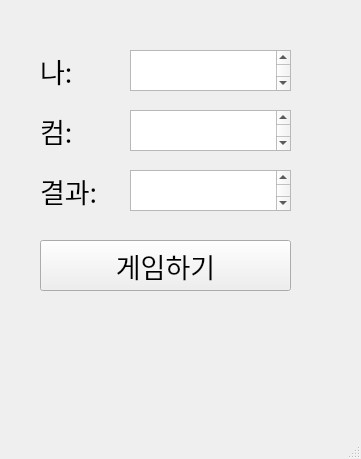
<?xml version="1.0" encoding="UTF-8"?>
<ui version="4.0">
 <class>MainWindow</class>
 <widget class="QMainWindow" name="MainWindow">
  <property name="geometry">
   <rect>
    <x>0</x>
    <y>0</y>
    <width>361</width>
    <height>459</height>
   </rect>
  </property>
  <property name="windowTitle">
   <string>MainWindow</string>
  </property>
  <widget class="QWidget" name="centralwidget">
   <widget class="QLabel" name="lbl_mine">
    <property name="geometry">
     <rect>
      <x>40</x>
      <y>50</y>
      <width>71</width>
      <height>41</height>
     </rect>
    </property>
    <property name="font">
     <font>
      <family>둥근모꼴</family>
      <pointsize>20</pointsize>
     </font>
    </property>
    <property name="text">
     <string>나:</string>
    </property>
    <property name="alignment">
     <set>Qt::AlignLeading|Qt::AlignLeft|Qt::AlignVCenter</set>
    </property>
   </widget>
   <widget class="QLabel" name="lbl_com">
    <property name="geometry">
     <rect>
      <x>40</x>
      <y>110</y>
      <width>71</width>
      <height>41</height>
     </rect>
    </property>
    <property name="font">
     <font>
      <family>둥근모꼴</family>
      <pointsize>20</pointsize>
     </font>
    </property>
    <property name="text">
     <string>컴:</string>
    </property>
    <property name="alignment">
     <set>Qt::AlignLeading|Qt::AlignLeft|Qt::AlignVCenter</set>
    </property>
   </widget>
   <widget class="QLabel" name="lbl_result">
    <property name="geometry">
     <rect>
      <x>40</x>
      <y>170</y>
      <width>71</width>
      <height>41</height>
     </rect>
    </property>
    <property name="font">
     <font>
      <family>둥근모꼴</family>
      <pointsize>20</pointsize>
     </font>
    </property>
    <property name="text">
     <string>결과:</string>
    </property>
    <property name="alignment">
     <set>Qt::AlignLeading|Qt::AlignLeft|Qt::AlignVCenter</set>
    </property>
   </widget>
   <widget class="QPlainTextEdit" name="pte_mine">
    <property name="geometry">
     <rect>
      <x>130</x>
      <y>50</y>
      <width>161</width>
      <height>41</height>
     </rect>
    </property>
    <property name="font">
     <font>
      <family>둥근모꼴</family>
      <pointsize>20</pointsize>
     </font>
    </property>
   </widget>
   <widget class="QPlainTextEdit" name="pte_com">
    <property name="geometry">
     <rect>
      <x>130</x>
      <y>110</y>
      <width>161</width>
      <height>41</height>
     </rect>
    </property>
    <property name="font">
     <font>
      <family>둥근모꼴</family>
      <pointsize>20</pointsize>
     </font>
    </property>
   </widget>
   <widget class="QPlainTextEdit" name="pte_result">
    <property name="geometry">
     <rect>
      <x>130</x>
      <y>170</y>
      <width>161</width>
      <height>41</height>
     </rect>
    </property>
    <property name="font">
     <font>
      <family>둥근모꼴</family>
      <pointsize>20</pointsize>
     </font>
    </property>
   </widget>
   <widget class="QPushButton" name="pb">
    <property name="geometry">
     <rect>
      <x>40</x>
      <y>240</y>
      <width>251</width>
      <height>51</height>
     </rect>
    </property>
    <property name="font">
     <font>
      <family>둥근모꼴</family>
      <pointsize>20</pointsize>
     </font>
    </property>
    <property name="text">
     <string>게임하기</string>
    </property>
   </widget>
  </widget>
  <widget class="QMenuBar" name="menubar">
   <property name="geometry">
    <rect>
     <x>0</x>
     <y>0</y>
     <width>361</width>
     <height>21</height>
    </rect>
   </property>
  </widget>
  <widget class="QStatusBar" name="statusbar"/>
 </widget>
 <resources/>
 <connections/>
</ui>
